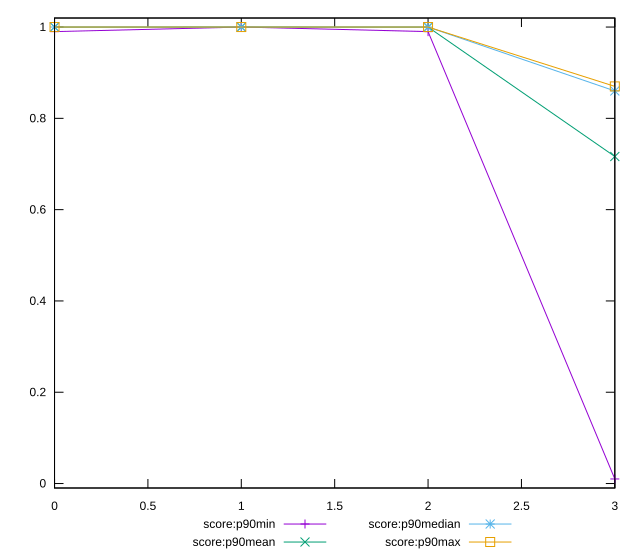

gnuplot code for this plot:
reset

$scoreP90Min <<EOF
0 0.99
1 1
2 0.99
3 0.01
EOF

$scoreP90Mean <<EOF
0 0.9998936170212765
1 1
2 0.9998936170212765
3 0.7163829787234042
EOF

$scoreP90Median <<EOF
0 1
1 1
2 1
3 0.86
EOF

$scoreP90Max <<EOF
0 1
1 1
2 1
3 0.87
EOF

set key outside below
set xrange [0:3]
set yrange [-0.009800000000000001:1.0198]
set trange [-0.009800000000000001:1.0198]
set terminal svg size 640, 560 enhanced background rgb 'white'
set output "reports/report_00028_2021-02-24T12-49-42.674Z/cumulative-layout-shift/progression/score.svg"

plot $scoreP90Min title "score:p90min" with linespoints, \
     $scoreP90Mean title "score:p90mean" with linespoints, \
     $scoreP90Median title "score:p90median" with linespoints, \
     $scoreP90Max title "score:p90max" with linespoints

reset
